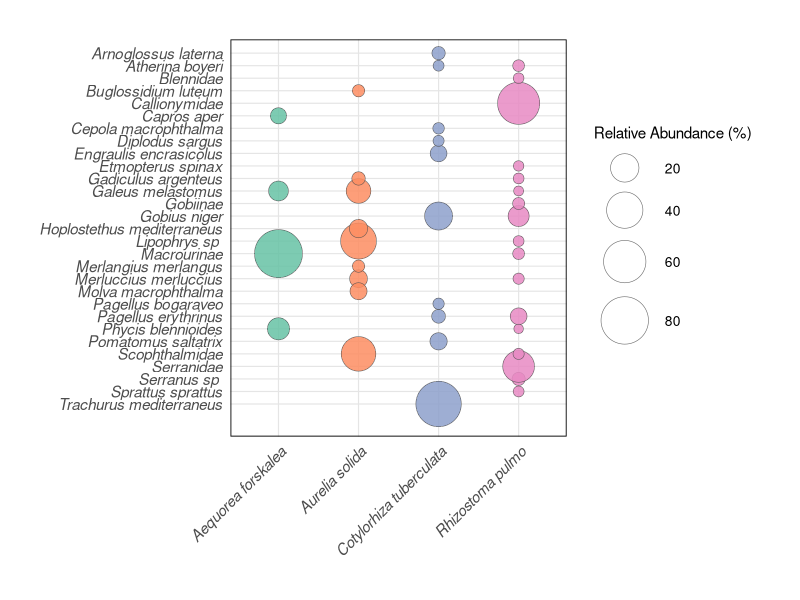
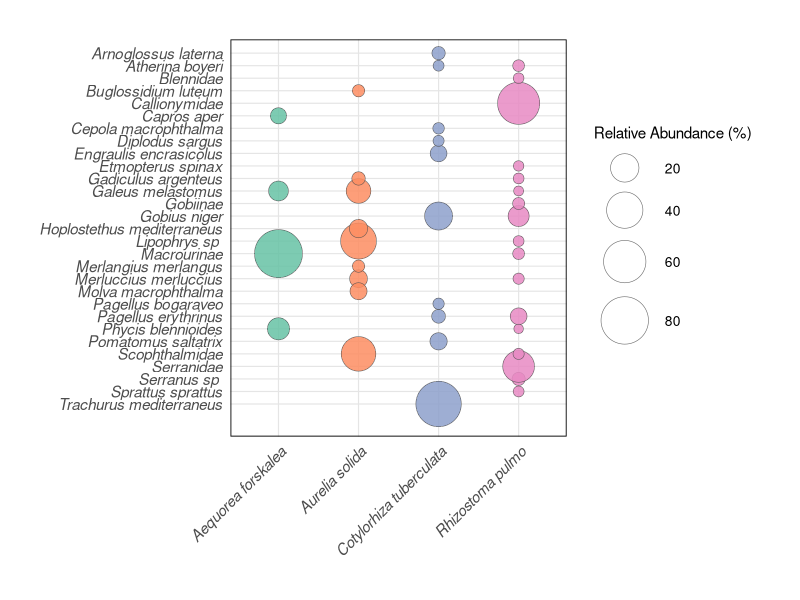

Write R code to recreate these figures, in order.
install.packages("Rtools")
install.packages("ggplot2")
install.packages("reshape2")
install.packages("scales")

library(ggplot2)
library(reshape2)
library(scales)

setwd('G:/My Drive/Papers/Courtney May/Bubble plot')

pc <- read.csv("relative_abundance.csv")
pc[, -1] <- pc[, -1] * 100
pcm <- melt(pc, id = "Sample")

#jellyfish to full species names
pcm$Sample <- factor(pcm$Sample, levels = unique(pcm$Sample))
levels(pcm$Sample) <- c(
   "Aequorea forskalea","Aurelia solida",
  "Rhizostoma pulmo", "Cotylorhiza tuberculata"
)

#sort axis alphabetically
pcm$Sample <- factor(pcm$Sample, levels = sort(levels(pcm$Sample)))
pcm$variable <- gsub("\\.", " ", pcm$variable)
pcm$variable <- factor(pcm$variable, levels = rev(sort(unique(pcm$variable))))


# delete rows with 0 relative abundance
pcm <- subset(pcm, value > 0)

#not sure what colours to do
sample_colours <- c("#66c2a5", "#fc8d62", "#8da0cb", "#e78ac3")

p <- ggplot(pcm, aes(x = Sample, y = variable)) +
  geom_point(aes(size = value, fill = Sample),
             shape = 21, colour = "grey30", stroke = 0.3, alpha = 0.85) +
  scale_size_continuous(
    name = "Relative Abundance (%)",
    range = c(3, 16),
    breaks = pretty_breaks(4)
  ) +
  coord_cartesian(ylim=c(-1,29.5)) +
  scale_fill_manual(values = sample_colours, guide = "none") +
  labs(x = NULL, y = NULL) +
  theme_minimal(base_size = 13) +
  theme(
    axis.text.x = element_text(angle = 45, hjust = 1, face = "italic", size = 11),
    axis.text.y = element_text(face = "italic", size = 11),
    panel.grid.major = element_line(color = "grey90", linewidth = 0.4),
    panel.border = element_rect(fill = NA, color = "black", linewidth = 0.6),
    legend.position = "right",
    legend.title = element_text(size = 11),
    legend.text = element_text(size = 10),
    plot.margin = margin(1, 1, 1, 1, "cm"),
    plot.background = element_rect(fill = "white", color = NA)
  )

print(p)

ggsave("bubbleplot_final.png", plot = p, width = 9, height = 8, dpi = 600)
